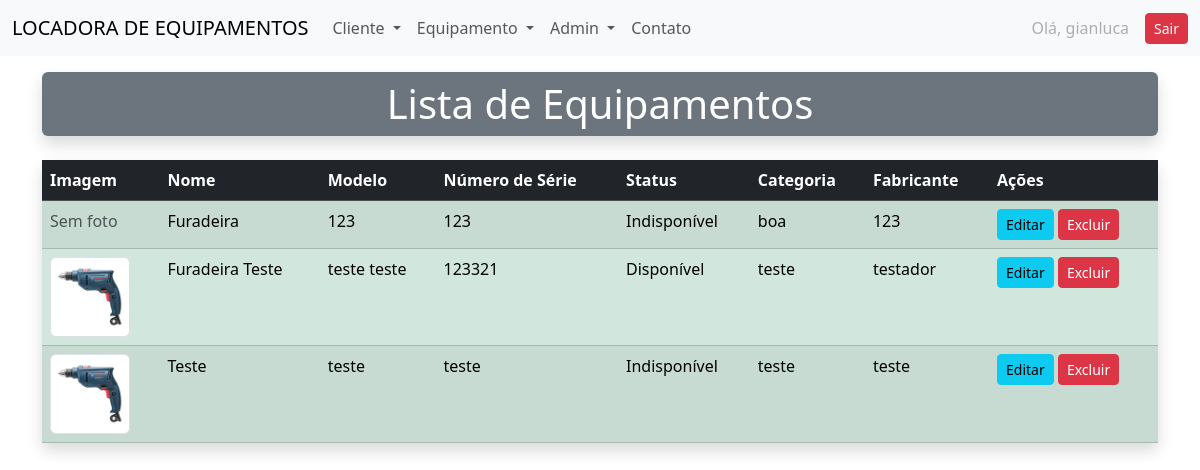
Page /locadora/equipamentos/ (signed in) on the committed database.
### locadora/models.py (models this page shows, shortened)
class Equipamento(models.Model):
    nome = models.CharField(max_length=100)
    modelo = models.CharField(max_length=100, blank=True, null=True)
    numero_serie = models.CharField(max_length=100, blank=True, null=True)
    status = models.CharField(max_length=20, choices=STATUS_CHOICES, default='DISPONIVEL')
    categoria = models.CharField(max_length=100, blank=True, null=True)
    fabricante = models.CharField(max_length=100, blank=True, null=True)
    em_manutencao = models.BooleanField(default=False)
    data_alugado = models.DateField(null=True, blank=True)
    foto = StdImageField(
        upload_to='fotos/equipamentos',
        variations={'thumb': (150, 150), 'medium': (300, 300)},
        blank=True,
        null=True
    )

### locadora/views.py (the view)
# urls.py: path('equipamentos/', views.equipamentos, name='equipamentos'),
@login_required
def equipamentos(request):
    equipamentos = Equipamento.objects.filter(em_manutencao=False)
    equipamentos_em_manutencao = Equipamento.objects.filter(em_manutencao=True)
    dados = {
        'equipamentos': equipamentos,
        'equipamentos_em_manutencao': equipamentos_em_manutencao,
    }
    return render(request, 'locadora/lista_equipamentos.html', dados)

### locadora/templates/locadora/lista_equipamentos.html (shortened to what this page needs)
{% extends 'locadora/base.html' %}
{% block content %}
<div class="container my-3">
    <div class="row">
        <div class="col-12 mx-auto">
            <h1 class="text-center bg-secondary text-white py-2 shadow rounded">Lista de Equipamentos</h1>
        </div>
    </div>
</div>
<div class="container my-3">
    <div class="row">
        <div class="col-12 mx-auto">
            <table class="table table-hover table-success table-striped shadow rounded">
                <thead>
                    <tr class="table-dark">
                        <th>Imagem</th>
                        <th>Nome</th>
                        <th>Modelo</th>
                        <th>Número de Série</th>
                        <th>Status</th>
                        <th>Categoria</th>
                        <th>Fabricante</th>
                        <th>Ações</th>
                    </tr>
                </thead>
                <tbody>
                    {% for equipamento in equipamentos %}
                        {% if not equipamento.em_manutencao %}
                        <tr>
                            <td>
                                {% if equipamento.foto %}
                                    <img src="{{ equipamento.foto.url }}" alt="{{ equipamento.nome }}" width="80" height="80" class="img-thumbnail">
                                {% else %}
                                    <span class="text-muted">Sem foto</span>
                                {% endif %}
                            </td>
                            <td>{{ equipamento.nome }}</td>
                            <td>{{ equipamento.modelo }}</td>
                            <td>{{ equipamento.numero_serie }}</td>
                            <td>
                                {% if equipamento.status == "ALUGADO" and equipamento.data_alugado %}
                                    {{ equipamento.get_status_display }} ({{ equipamento.data_alugado|date:"d/m/Y" }})
                                {% elif equipamento.status == "EM_MANUTENCAO" and equipamento.manutencao.data %}
                                    {{ equipamento.get_status_display }} ({{ equipamento.manutencao.data|date:"d/m/Y" }})
                                {% else %}
                                    {{ equipamento.get_status_display }}
                                {% endif %}
                            </td>
                            <td>{{ equipamento.categoria }}</td>
                            <td>{{ equipamento.fabricante }}</td>
                            <td>
                                <a href="{% url 'editar_equipamento' equipamento.id %}" class="btn btn-info btn-sm">Editar</a>
                                <a href="{% url 'excluir_equipamento' equipamento.id %}" class="btn btn-danger btn-sm">Excluir</a>
                            </td>
                        </tr>
                        {% endif %}
                    {% empty %}
                        <tr><td colspan="7" class="text-center">Nenhum equipamento cadastrado.</td></tr>
                    {% endfor %}
                </tbody>
            </table>
        </div>
    </div>
</div>
{% endblock %}

### locadora/templates/locadora/base.html (shortened to what this page needs)
<!DOCTYPE html>
<html lang="en">
<head>
    <link href="https://cdn.jsdelivr.net/npm/bootstrap@5.3.6/dist/css/bootstrap.min.css" rel="stylesheet">
</head>
<body>
{% include 'locadora/partials/_menu.html' %}
{% block content %}
{% endblock %}
</body>
</html>

### locadora/templates/locadora/partials/_menu.html (shortened to what this page needs)
<nav class="navbar navbar-expand-lg bg-body-tertiary">
  <div class="container-fluid">
    <a class="navbar-brand" href="#">LOCADORA DE EQUIPAMENTOS</a>
    <div class="collapse navbar-collapse" id="navbarNavDropdown">
      <ul class="navbar-nav">
        <li class="nav-item dropdown">
          <a class="nav-link dropdown-toggle" href="#" role="button" data-bs-toggle="dropdown" aria-expanded="false">
            Cliente
          </a>
        </li>
        <li class="nav-item dropdown">
          <a class="nav-link dropdown-toggle" href="#" role="button" data-bs-toggle="dropdown" aria-expanded="false">
            Equipamento
          </a>
        </li>
        <li class="nav-item dropdown">
          <a class="nav-link dropdown-toggle" href="#" role="button" data-bs-toggle="dropdown" aria-expanded="false">
            Admin
          </a>
        </li>
        <li class="nav-item">
          <a class="nav-link" href="{% url 'contato' %}">Contato</a>
        </li>
      </ul>
      {% if user.is_authenticated %}
      <ul class="navbar-nav ms-auto">
        <li class="nav-item">
          <div class="d-flex align-items-center gap-2">
            <span class="nav-link disabled mb-0">Olá, {{ user.username }}</span>
            <a class="btn btn-danger btn-sm" href="{% url 'logout' %}">Sair</a>
          </div>
        </li>
      </ul>
      {% endif %}
    </div>
  </div>
</nav>

### rows in the picture
Equipamento: foto "Sem foto", nome "Furadeira", modelo "123", numero_serie "123", status "Indisponível", categoria "boa", fabricante "123"
Equipamento: foto (picture), nome "Furadeira Teste", modelo "teste teste", numero_serie "123321", status "Disponível", categoria "teste", fabricante "testador"
Equipamento: foto (picture), nome "Teste", modelo "teste", numero_serie "teste", status "Indisponível", categoria "teste", fabricante "teste"

### other values in the picture
{{ user.username }} "gianluca"
